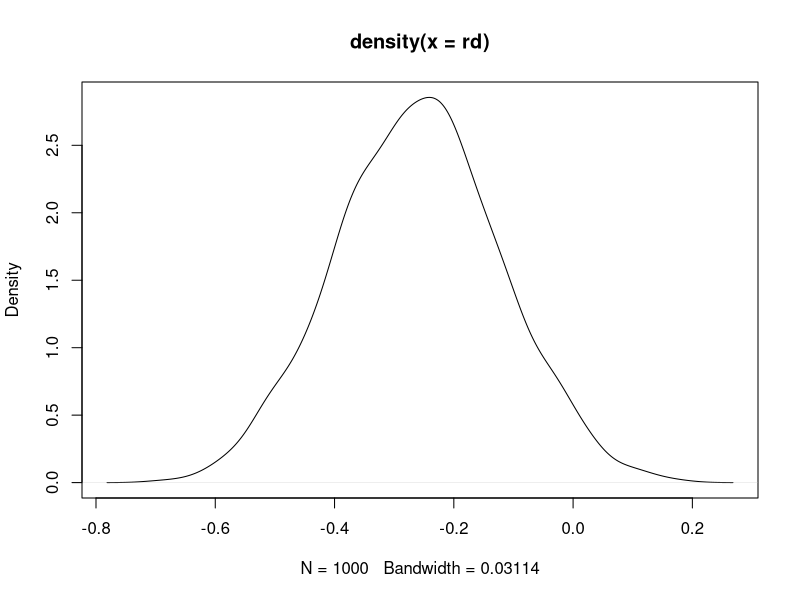

This chart was generated by the following R code:
#############################################
#Mathematical Biostats Bootcamp II - Module 2
#David Schonberger
#############################################

##################################
#Lec 4 - Two Sample Binomial Tests
##################################

#Drug A: 11 of 20 patients have side effects

#using z dist
p0 <- 0.1
phat <- 11/20
n <- 20
teststat <- (phat - p0)/sqrt(p0*(1 - p0)/n)
pnorm(teststat, lower.tail = F) #9.9e-12

#Exact test: prob of 11 or more side effects in 20 trials, assuming H_0: p = 0.1
pbinom(10,20,.1, lower.tail = F) #7e-7

#or...

binom.test(11,20,.1, alternative = "greater") #7e-7

#MC sim for Bayesian analysis on two binomial proportions
x <- 11
n1 <- 20
alpha1 <- 1
beta1 <- 1
y <- 5
n2 <- 20
alpha2 <- 1
beta2 <- 1

p1 <- rbeta(1000, x + alpha1, n1 - x + alpha1)
p2 <- rbeta(1000, y + alpha2, n2 - y + alpha2)
rd <- p2 - p1
plot(density(rd))
quantile(rd, c(.025, .975))
mean(rd)
median(rd)


#######################################
#Lec 5 - Relative Risks and Odds Ratios
#######################################




#####################
#Lec 6 - Delta Method
#####################


###########
#Homework 2
###########





####
#3
####
x1 <- 70
x2 <- 15
n1 <- 100
n2 <- 100
p1hat <- x1/n1
p2hat <- x2/n2
phat <- (x1+x2)/(n1+n2)
testStat <- (p1hat - p2hat)/sqrt(phat * (1 - phat) * (1 / n1 + 1 / n2))

####
#4
####
n11 <- 45
n12 <- 21
n21 <- 15
n22 <- 52
seEst <- sqrt(1/n11 + 1/n12 + 1/n21 + 1/n22)


########
#Quiz 2
########

####
#3
####

x1 <- 70
x2 <- 15
n1 <- 100
n2 <- 100
p1hat <- x1/n1
p2hat <- x2/n2
phat <- (x1+x2)/(n1+n2)
testStat <- (p1hat - p2hat)/sqrt(phat * (1 - phat) * (1 / n1 + 1 / n2))
2 * pnorm(testStat, lower.tail = F)

###
#4 est se of log RR
###
n11 <- 45
n12 <- 21
n1 <- n11+n12

n21 <- 15
n22 <- 52
n2<- n21 + n22

p1 <- n11/(n1)
p2 <- n21/(n2)

seEst <- sqrt((1-p1)/(n1*p1) + (1-p2)/(n2*p2))

